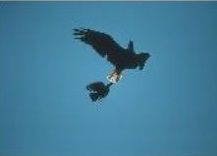
#> input picture Canny_Edge_Detection/images/owl.JPG, 217 x 156 px, found by its file name
$ python direct.py
#> lines starting #> are read from the running program, lines starting #| are printed output that depends on the picture; after the words box and inside, x2 and y2 are one past the last pixel; in counts of white or black regions, pixels touching at a corner belong together
import cv2
import numpy as np
from matplotlib import pyplot as plt

img = cv2.imread(r'C:\Users\Vidhi\Documents\Canny_Edge_Detection\images\owl.JPG',0)
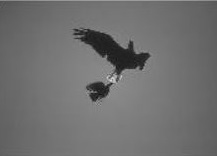
#> img: shape (156, 217); min 17, max 216, mean 111.3
edges = cv2.Canny(img,100,200)
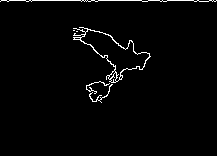
#> edges: shape (156, 217); 2% white in thin lines or dots, all inside (x1, y1, x2, y2) = (0, 0, 217, 103)

#plt.subplot(121),plt.imshow(img,cmap = 'gray')
#plt.title('Original Image'), plt.xticks([]), plt.yticks([])
#plt.subplot(122),
plt.imshow(edges,cmap = 'gray')
plt.title(''), plt.xticks([]), plt.yticks([])

plt.show()
